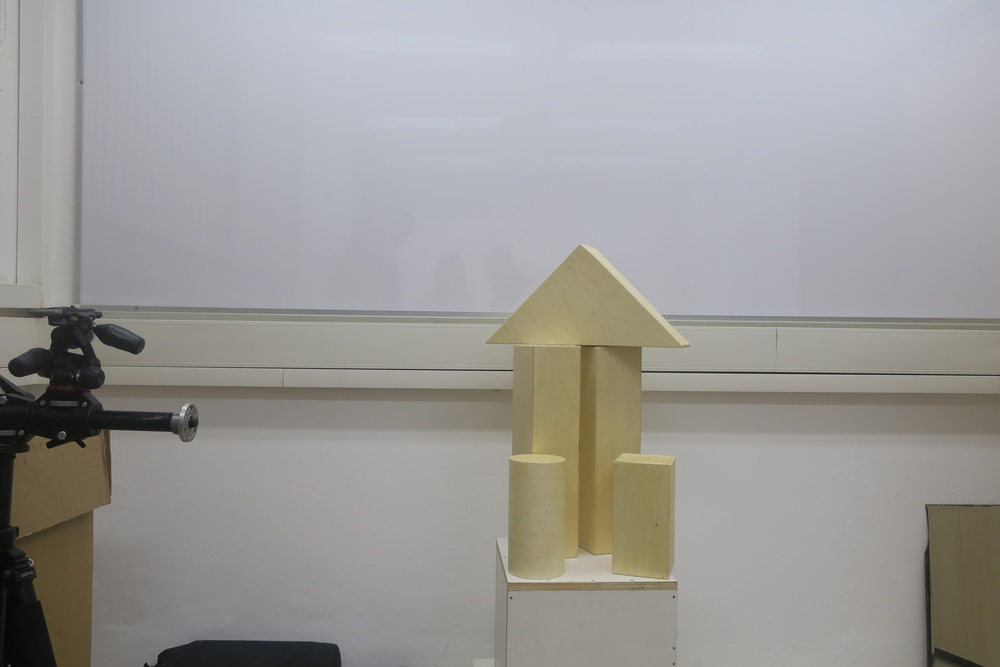
#> input picture IMG_1753.JPG, 1000 x 667 px, shrunk from 5472 x 3648 before the run, found by its file name
$ jupyter execute --allow-errors LAB4.ipynb
#> lines starting #> are read from the running program, lines starting #| are printed output that depends on the picture
Import

[cell 1]
import numpy as np
import json
import cv2
import matplotlib.pyplot as plt
from mpl_toolkits import mplot3d
import pandas as pd

Load files

#> (a cell that did not finish here is left out)

Deleting Hidden Points

#> (a cell that did not finish here is left out)

Transforming points

[cell 4]
img1753 = cv2.imread('IMG_1753.jpg')
#> img1753 is the input picture: shape (667, 1000, 3); mean B, G, R 152.6, 154.4, 155.7
img1754 = cv2.imread('IMG_1754.jpg')
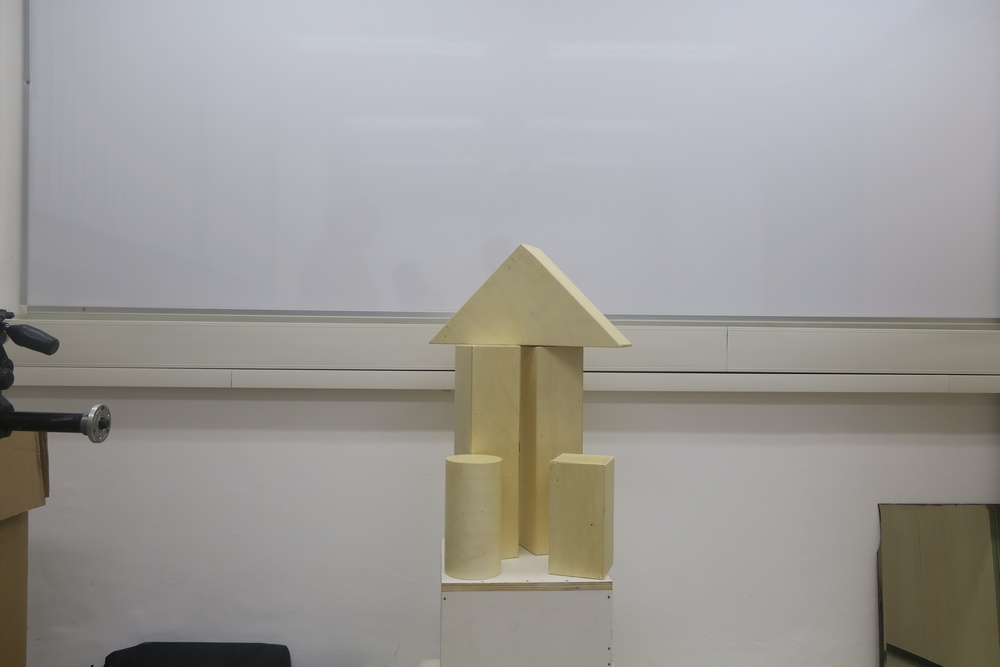
#> input picture IMG_1754.JPG, 1000 x 667 px, shrunk from 5472 x 3648 before the run, found by its file name
#> img1754 is the input picture: shape (667, 1000, 3); mean B, G, R 152.7, 155.1, 157
img1948 = cv2.imread('IMG_1948.jpg')
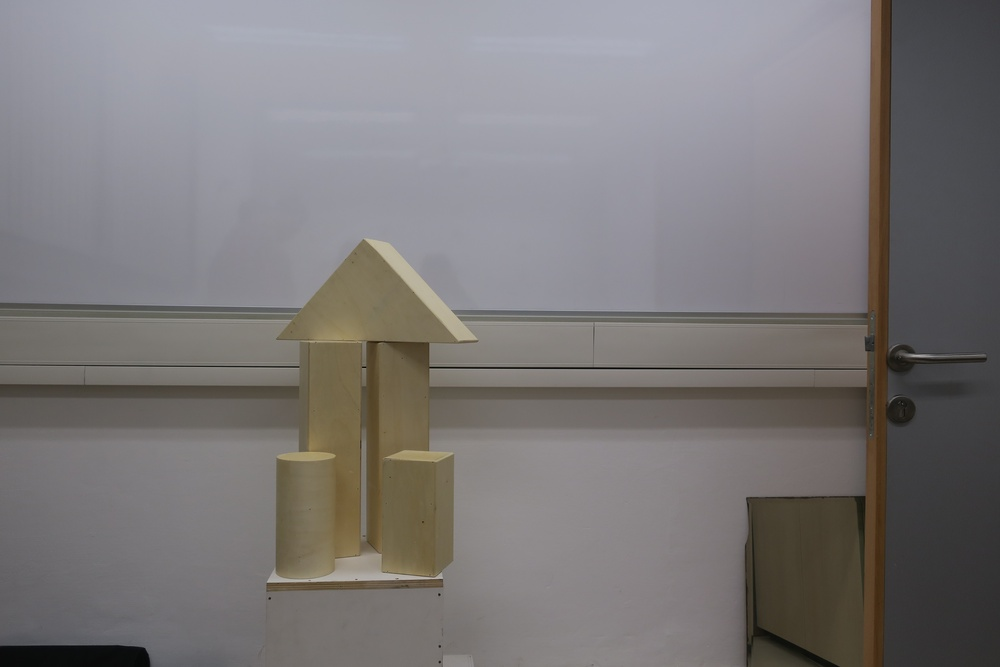
#> input picture IMG_1948.JPG, 1000 x 667 px, shrunk from 5472 x 3648 before the run, found by its file name
#> img1948 is the input picture: shape (667, 1000, 3); mean B, G, R 120.3, 119.9, 123.1
# [19 lines left out: functions one, fixor, not called in this run]

#> (the rest of this cell did not finish here and is left out)
